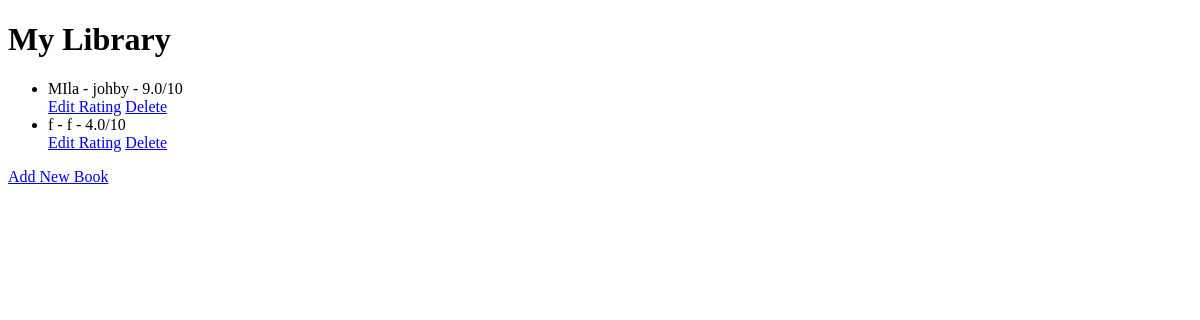
The app's page /, older data.
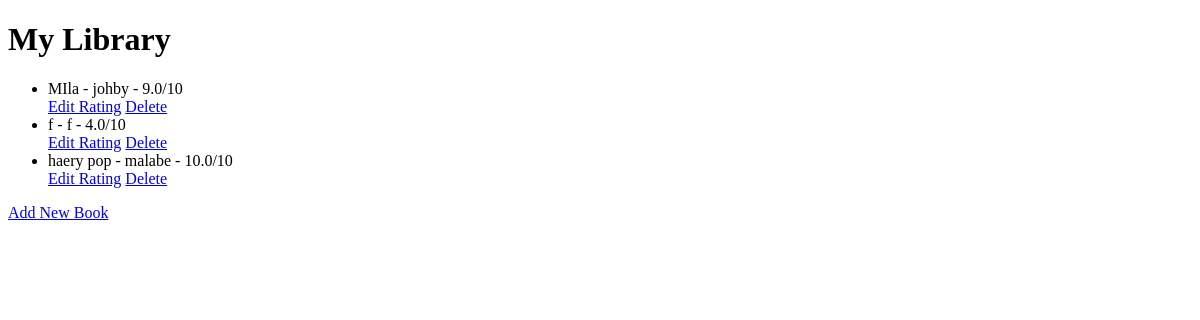
The same page, newer data.
### main.py (models this page shows)
class Book(db.Model):
    id: Mapped[int] = mapped_column(Integer, primary_key=True)
    title: Mapped[str] = mapped_column(String(250), unique=True, nullable=False)
    author: Mapped[str] = mapped_column(String(250), nullable=False)
    rating: Mapped[float] = mapped_column(Float, nullable=False)

### main.py (the view)
@app.route('/')
def home():
    result = db.session.execute(db.select(Book).order_by(Book.title))
    all_books = result.scalars()
    return render_template("index.html", books=all_books)

### templates/index.html (shortened to what this page needs)
<!DOCTYPE html>
<html lang="en">
  <head>
  </head>
  <body>
    <h1>My Library</h1>
    <ul>
         {% for book in books %}
        <li>{{book.title}} - {{book.author}} - {{book.rating}}/10</li>
        <a href="{{ url_for('edit', id=book.id) }}">Edit Rating</a>
        <a href="{{ url_for('delete', id=book.id) }}">Delete</a>
        {% endfor %}
    </ul>
    <a href="{{ url_for('add') }}">Add New Book</a>
  </body>
</html>

Row changes from the older to the newer data that the page shows:
added Book: title "haery pop", author "malabe", rating "10.0"
